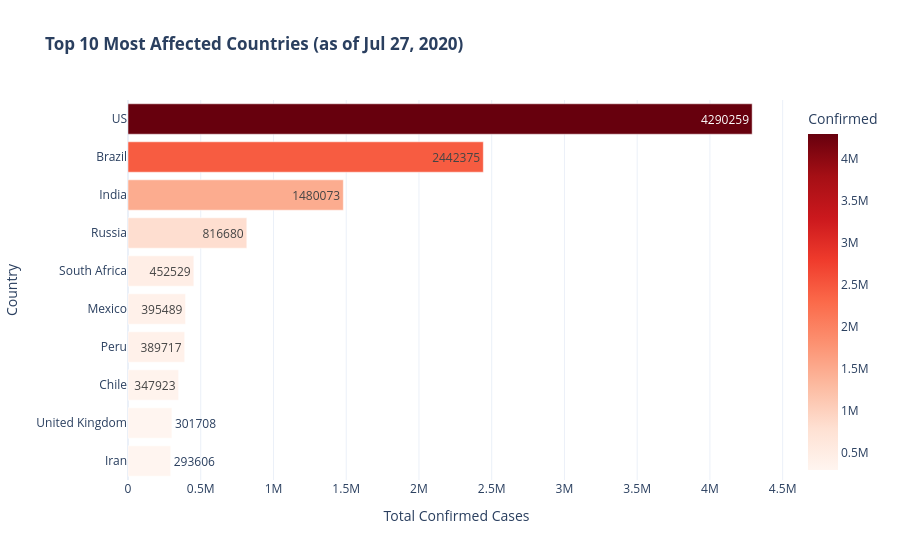

Notebook code for this chart:
### Markdown cell above
### 4.4. Top 10 Most Affected Countries
Bar chart ranking the top 10 nations by cumulative confirmed cases as of the latest date.

### Code cell
latest_date = df['Date'].max()
latest_country = df[df['Date'] == latest_date].groupby('Country/Region')[['Confirmed', 'Deaths', 'Recovered', 'Active']].sum().reset_index()
top10_countries = latest_country.sort_values(by='Confirmed', ascending=False).head(10)

fig_top10 = px.bar(
    top10_countries,
    x='Confirmed',
    y='Country/Region',
    orientation='h',
    color='Confirmed',
    color_continuous_scale='Reds',
    text='Confirmed',
    title=f'<b>Top 10 Most Affected Countries (as of {latest_date.strftime("%b %d, %Y")})</b>'
)
fig_top10.update_layout(
    yaxis=dict(autorange="reversed"),
    template='plotly_white',
    xaxis_title='Total Confirmed Cases',
    yaxis_title='Country'
)
fig_top10.show()

### Figure 1 — Plotly figure (JSON) as saved in the notebook; plotly's stock layout.template omitted (floating-point values rounded to 4 significant figures)
{"data": [{"hovertemplate": "Confirmed=%{marker.color}<br>Country/Region=%{y}<extra></extra>", "legendgroup": "", "marker": {"color": [4290259, 2442375, 1480073, 816680, 452529, 395489, 389717, 347923, 301708, 293606], "coloraxis": "coloraxis", "pattern": {"shape": ""}}, "name": "", "orientation": "h", "showlegend": false, "text": [4290000.0, 2442000.0, 1480000.0, 816700.0, 452500.0, 395500.0, 389700.0, 347900.0, 301700.0, 293600.0], "textposition": "auto", "type": "bar", "x": [4290259, 2442375, 1480073, 816680, 452529, 395489, 389717, 347923, 301708, 293606], "xaxis": "x", "y": ["US", "Brazil", "India", "Russia", "South Africa", "Mexico", "Peru", "Chile", "United Kingdom", "Iran"], "yaxis": "y"}], "layout": {"barmode": "relative", "coloraxis": {"autocolorscale": false, "colorbar": {"title": {"text": "Confirmed"}}, "colorscale": [[0, "rgb(255,245,240)"], [0.125, "rgb(254,224,210)"], [0.25, "rgb(252,187,161)"], [0.375, "rgb(252,146,114)"], [0.5, "rgb(251,106,74)"], [0.625, "rgb(239,59,44)"], [0.75, "rgb(203,24,29)"], [0.875, "rgb(165,15,21)"], [1, "rgb(103,0,13)"]]}, "legend": {"tracegroupgap": 0}, "title": {"text": "<b>Top 10 Most Affected Countries (as of Jul 27, 2020)</b>"}, "xaxis": {"anchor": "y", "domain": [0, 1], "title": {"text": "Total Confirmed Cases"}}, "yaxis": {"anchor": "x", "autorange": "reversed", "domain": [0, 1], "title": {"text": "Country"}}}}
